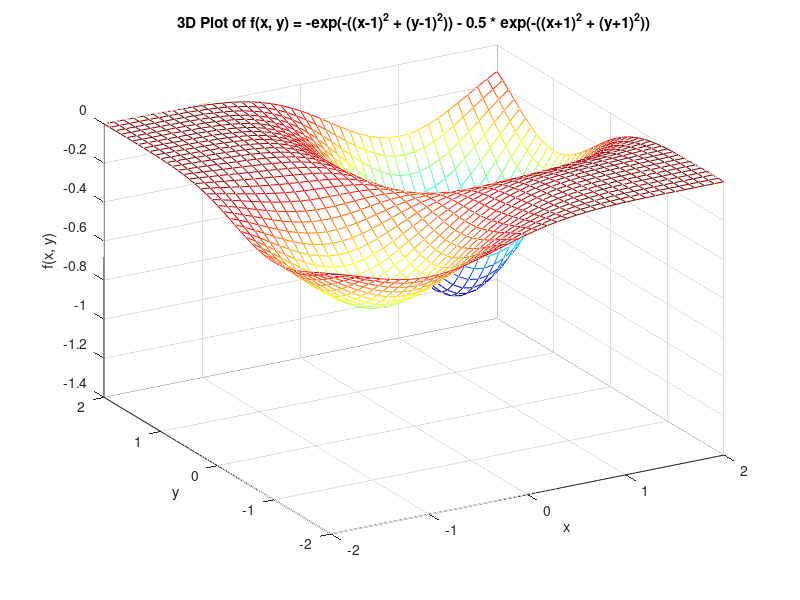

This chart was generated by the following MATLAB code:
% Define the grid for x and y values
x = -2:0.1:2;
y = -2:0.1:2;
[X, Y] = meshgrid(x, y);

% Define the function values Z over the grid
Z = -exp(-((X-1).^2 + (Y-1).^2)) - 0.5 * exp(-((X+1).^2 + (Y+1).^2));

% Plot the 3D surface
figure;
mesh(X, Y, Z);
colormap jet; % Choose a color scheme for visibility
shading interp; % Smooth shading
xlabel('x');
ylabel('y');
zlabel('f(x, y)');

% Add title with the function formula
title('3D Plot of f(x, y) = -exp(-((x-1)^2 + (y-1)^2)) - 0.5 * exp(-((x+1)^2 + (y+1)^2))');

% Set viewing angle for better visibility
view(-30, 30);
